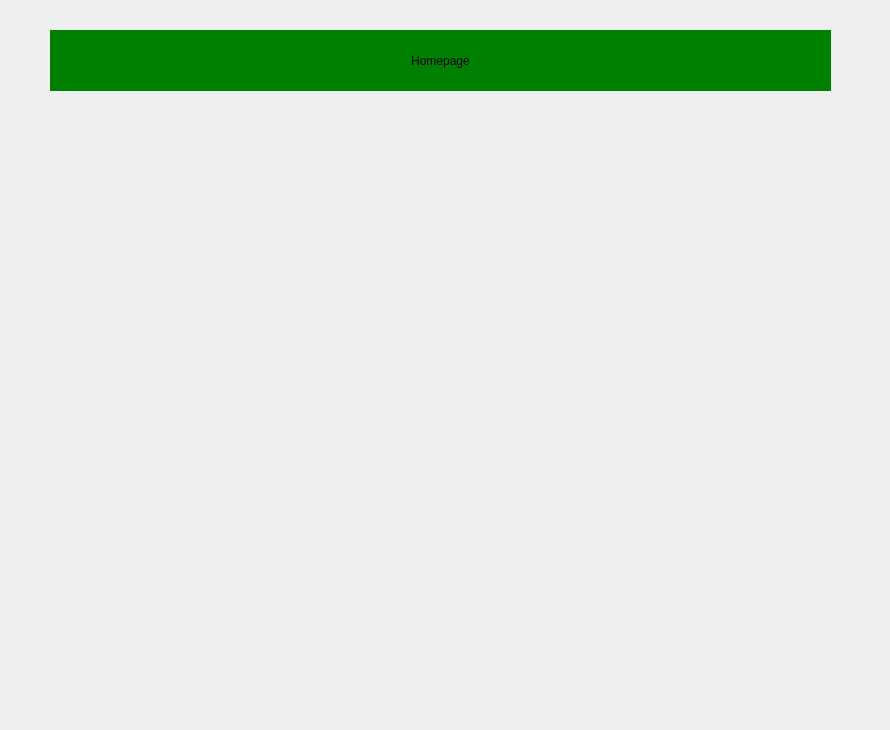
<?xml version="1.0" encoding="UTF-8"?>
<ui version="4.0">
 <class>Form</class>
 <widget class="QWidget" name="Form">
  <property name="geometry">
   <rect>
    <x>0</x>
    <y>0</y>
    <width>890</width>
    <height>730</height>
   </rect>
  </property>
  <property name="windowTitle">
   <string>Form</string>
  </property>
  <property name="styleSheet">
   <string notr="true">QLabel#homepage_label {
	background-color: green;
}</string>
  </property>
  <widget class="QWidget" name="horizontalLayoutWidget">
   <property name="geometry">
    <rect>
     <x>50</x>
     <y>30</y>
     <width>781</width>
     <height>61</height>
    </rect>
   </property>
   <layout class="QHBoxLayout" name="horizontalLayout">
    <item>
     <widget class="QLabel" name="homepage_label">
      <property name="text">
       <string>Homepage</string>
      </property>
      <property name="alignment">
       <set>Qt::AlignCenter</set>
      </property>
     </widget>
    </item>
   </layout>
  </widget>
 </widget>
 <resources/>
 <connections/>
</ui>
